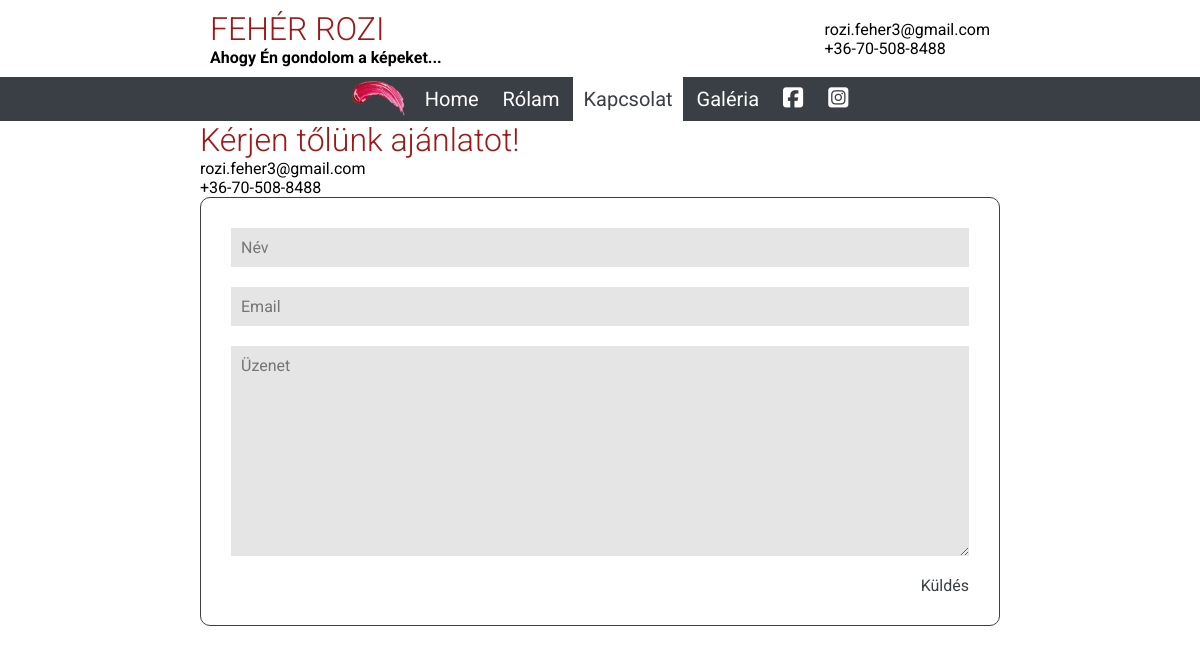
The app's page /contact/, older data.
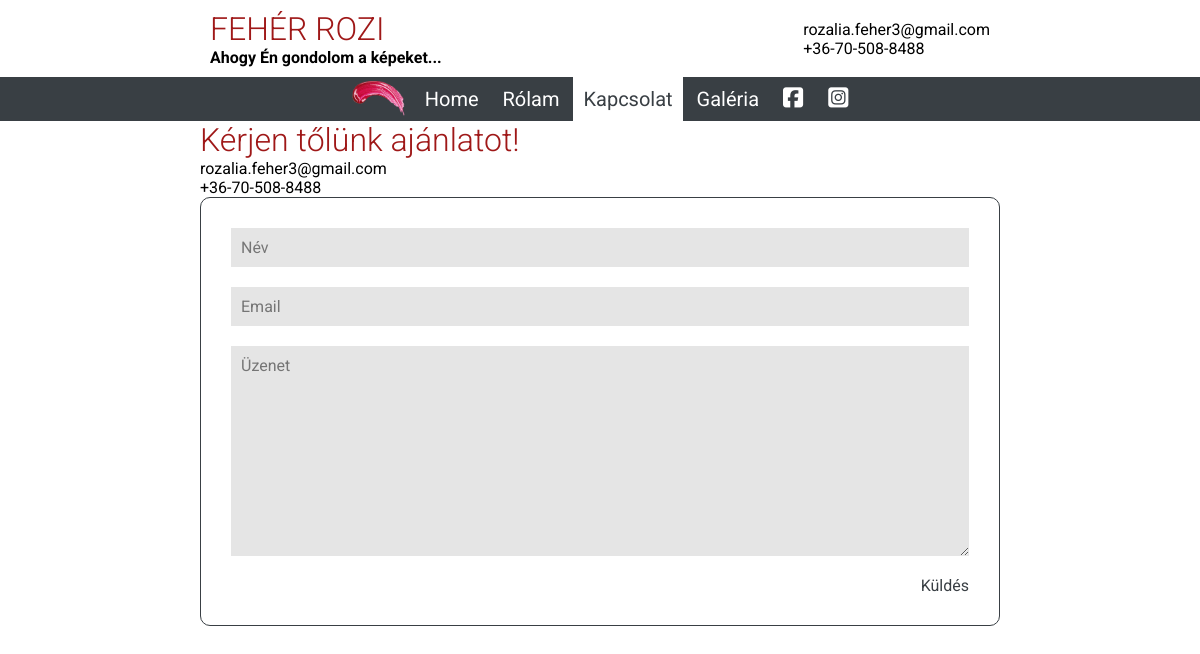
The same page, newer data.
### pages/models.py (models this page shows, shortened)
class Contact(models.Model):
    email = models.EmailField(max_length=200)
    phone = models.CharField(max_length=200)
    facebook = models.URLField(max_length=200, blank=True)
    instagram = models.URLField(max_length=200, blank=True)

### pages/views.py (the view, shortened to what this page needs)
# urls.py: path('contact/', ContactView.as_view()),
class ContactView(FormView):
    template_name = "contact.html"
    form_class = ContactForms
    success_url = "/contact/sent/"
    extra_context = {
        "title": "Kérjen tőlünk ajánlatot!",
    }

### pages/forms.py
class ContactForms(forms.Form):
    name = forms.CharField(
        max_length=200,
        label="",
        widget=forms.TextInput(attrs={"placeholder": "Név"})
    )
    email = forms.EmailField(
        max_length=200,
        label="",
        widget=forms.TextInput(attrs={"placeholder": "Email"})
    )
    message = forms.CharField(
        max_length=1000,
        label="",
        widget=forms.Textarea(attrs={"placeholder": "Üzenet"})
    )

### pages/context_processors.py (called while the page is built)
def global_context(request):
    contact_list = Contact.objects.all()
    if not contact_list:
        return {}
    return {
        "email": contact_list[0].email,
        "phone": contact_list[0].phone,
        "facebook": contact_list[0].facebook,
        "instagram": contact_list[0].instagram,
    }

### templates/contact.html (shortened to what this page needs)
{% extends "_base.html" %}
{% block body %}
    <h1>{{ title }}</h1>
    <p>{{ email }}</p>
    <p>{{ phone }}</p>
    <form method="post" class="contact-form">
        {{ form }}
        <button>Küldés</button>
    </form>
{% endblock body  %}

### templates/_header.html
<header>
    <div>
        <h1 >
        FEHÉR ROZI
        </h1>
        <h4 >Ahogy Én gondolom a képeket...</h4>
    </div>
    <div>
        <p>{{email}}</p>
        <p>{{phone}}</p>
    </div>
</header>

Row changes from the older to the newer data that the page shows:
changed Contact: email "rozi.feher3@gmail.com" → "rozalia.feher3@gmail.com"
